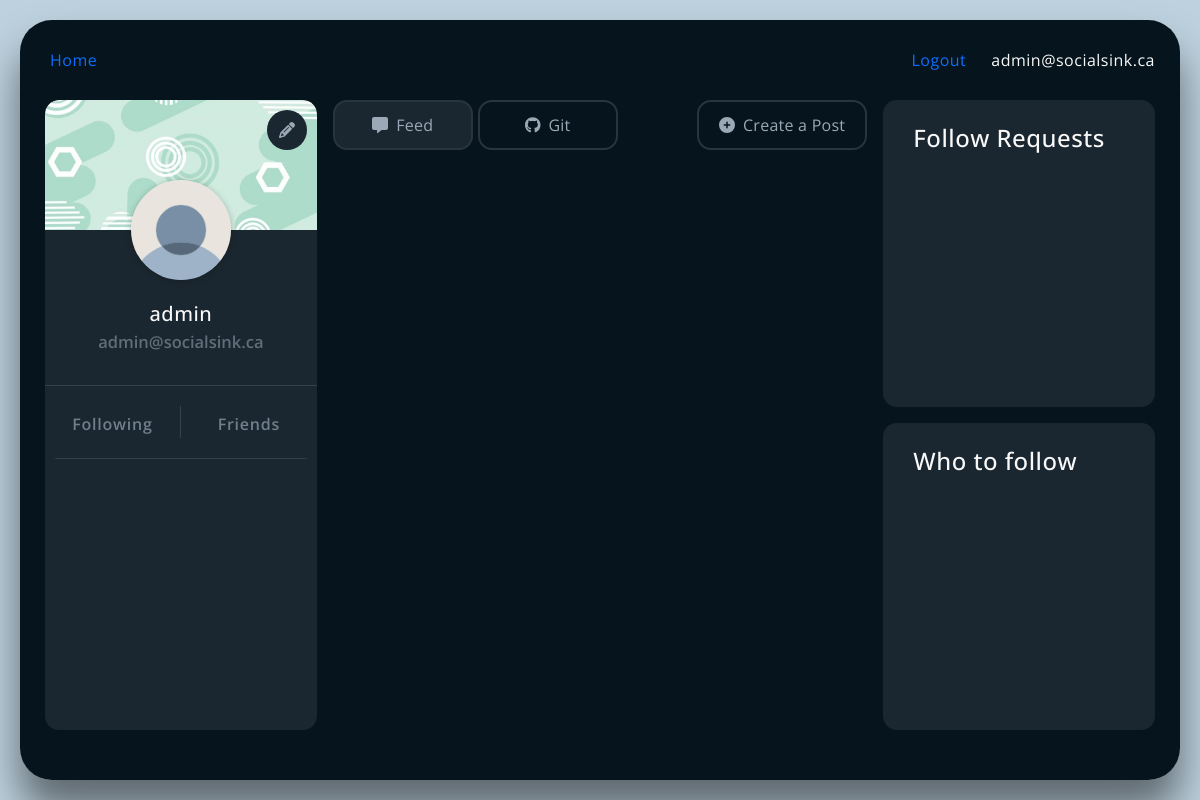
The app's page / (signed in), older data.
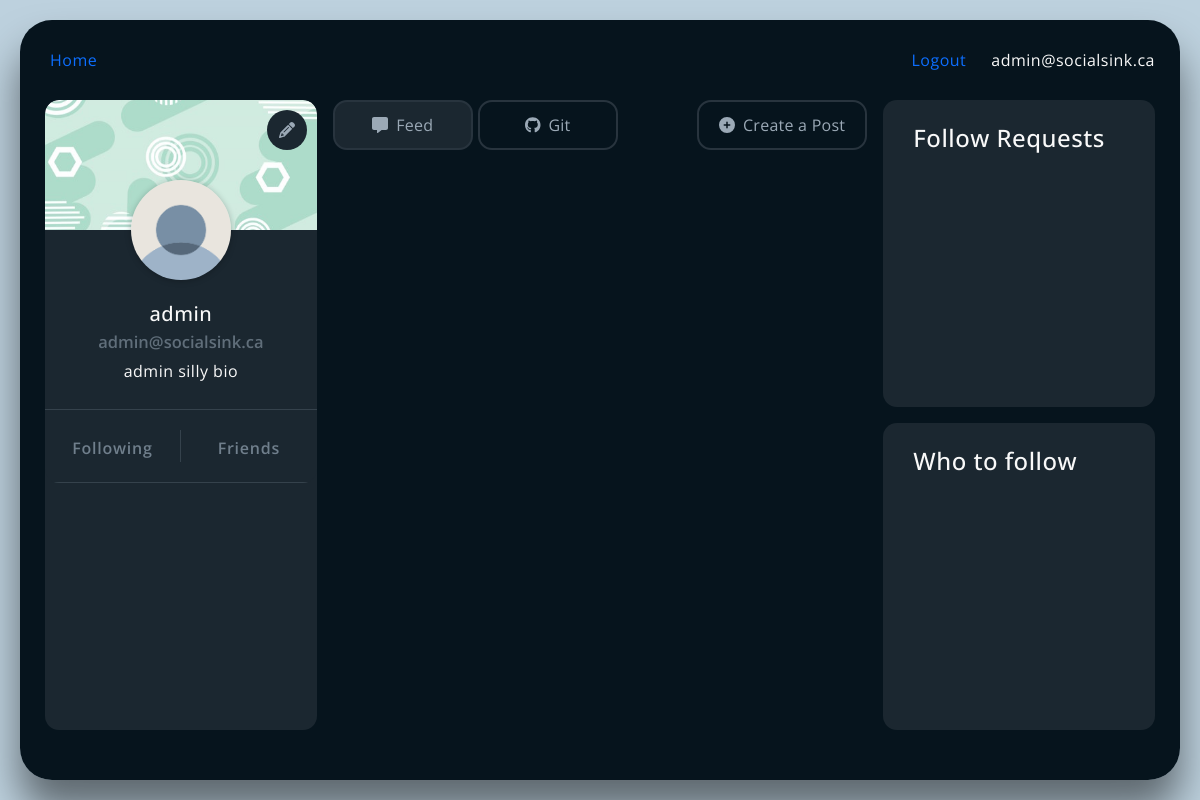
The same page, newer data.
### main/models.py (models this page shows)
class Author(models.Model):
    id = models.AutoField(primary_key=True)
    user = models.OneToOneField(User, on_delete=models.CASCADE)
    bio = models.CharField(max_length=200, null=True)
    github = models.CharField(max_length=200, null=True, blank=True)
    profileImage = models.CharField(max_length=200, null=True, blank=True) #link to public image
    follows = models.ManyToManyField('self', symmetrical=False, through="Follower", related_name='follower_set')
    friends = models.ManyToManyField('self', symmetrical=False, through="Friendship", related_name='friend_set') #DEPRECATED
    created_at = models.DateTimeField(auto_now_add=True)
    updated_at = models.DateTimeField(null=True, blank=True)
    is_permitted = models.BooleanField(default=True)

### main/views.py (the view)
# urls.py: path("", views.homepage, name="homepage"),
@login_required
def homepage(request):
    author = Author.objects.get(user=request.user)
    author_serializer = AuthorSerializer(author, context={'request': request})
    serialized_author = author_serializer.data
    return render(request=request,
                  template_name='main/home.html',
                  context={'user': request.user,
                           'author': author,
                           'author_endpoint': serialized_author['id']})

### main/serizlizers.py (called while the page is built)
    def to_representation(self, instance):
        request: Request = self.context.get('request')
        if request is None:
            return super().to_representation(instance)
        super_result = super().to_representation(instance)
        author_url = request.build_absolute_uri(reverse('authorReqHandler', args=[instance.id]))
        host_url = request.build_absolute_uri("/")
        super_result['type'] = "author"
        super_result['id'] = author_url
        super_result['url'] = author_url
        super_result['host'] = host_url
        super_result['displayName'] = instance.user.username
        return super_result

### main/templates/main/home.html (shortened to what this page needs)
{% extends "main/header.html" %}
{% block content %}
    {% include 'main/includes/navbar.html' %}
    <div class="home-wrapper">
        <div class="left-bar">
            {% include 'main/includes/profilebar.html' %}
        </div>
        <div class="main-area">
            <div id="top-options-container">
                <div id="nav-feed-tabs" class="nav-feed-tabs">
                    <button id="show-feed-activity" class="btn active-feed" onclick="showFeedActivity()"><i class="fa-solid fa-message"></i>Feed</button>
                    <button id="show-git-activity" class="btn" onclick="showGitActivity()"><i class="fa-brands fa-github"></i>Git</button>
                </div>
                <button id="toggle-create-window" class="btn" type="button"><i class="fa-solid fa-circle-plus create-icon"></i>Create a Post</button>
            </div>
        </div>
        <div class="right-bar">
            {% include 'main/includes/followrequests.html' %}
            {% include 'main/includes/findauthorsbar.html' %}
        </div>
    </div>
{% endblock content %}

### main/templates/main/header.html (shortened to what this page needs)
{% load static %}
<!DOCTYPE html>
<html>
<head>
    <link href="https://cdn.jsdelivr.net/npm/bootstrap@5.1.3/dist/css/bootstrap.min.css" rel="stylesheet">
    <link href="{% static 'fontawesomefree/css/all.min.css' %}" rel="stylesheet" type="text/css">
    <link rel="stylesheet" type="text/css" href="{% static 'main/main.css' %}">
</head>
<body>
    <main role="main" class="">
        {% block content %}{% endblock %}
    </main>
</body>
</html>

### main/templates/main/includes/navbar.html (shortened to what this page needs)
<header class="site-header">
    <nav class="navbar">
        <a class="nav-item nav-link" href="/">Home</a>
        <div class="nav-right-options">
            <a class="nav-item nav-link" onclick="logout()">Logout</a>
            <p>{{ user.email }}</p>
        </div>
    </nav>
</header>

### main/templates/main/includes/profilebar.html (shortened to what this page needs)
<div id="profile-bar" style="overflow: hidden;">
    <button id="edit-profile-btn" class="button" onclick="showEditProfile()">
        <i class="fa-solid fa-pencil"></i>
    </button>
    <img src="../../../static/images/user_bg.jpg" class="user-bg" />
    <img src="../../../static/images/unknown_user.png" class="profile-img" />
    <div class="user-box">
        <h3 id="profile-username" class="username">{{ user.username}}</h3>
        <p id="profile-email" class="useremail">{{ user.email }}</p>
        <p id="profile-bio" class="userbio">{% if author.bio %}{{ author.bio }}{% endif %}</p>
    </div>
    <div class="follow-box">
        <div>
            <p class="count-label">Following</p>
        </div>
        <div>
            <p class="count-label">Friends</p>
        </div>
    </div>
</div>

### main/templates/main/includes/followrequests.html (shortened to what this page needs)
<div id="follow-requests-bar" style="overflow: hidden;">
    <h4 class="heading">Follow Requests</h4>
    <div class="request-box">
    </div>
</div>

### main/templates/main/includes/findauthorsbar.html (shortened to what this page needs)
<div id="find-author-bar" style="overflow: hidden;">
    <h4 class="heading">Who to follow</h4>
    <div class="author-box"></div>
</div>

Row changes from the older to the newer data that the page shows:
now on this page (row edited): Author: bio "admin silly bio"
